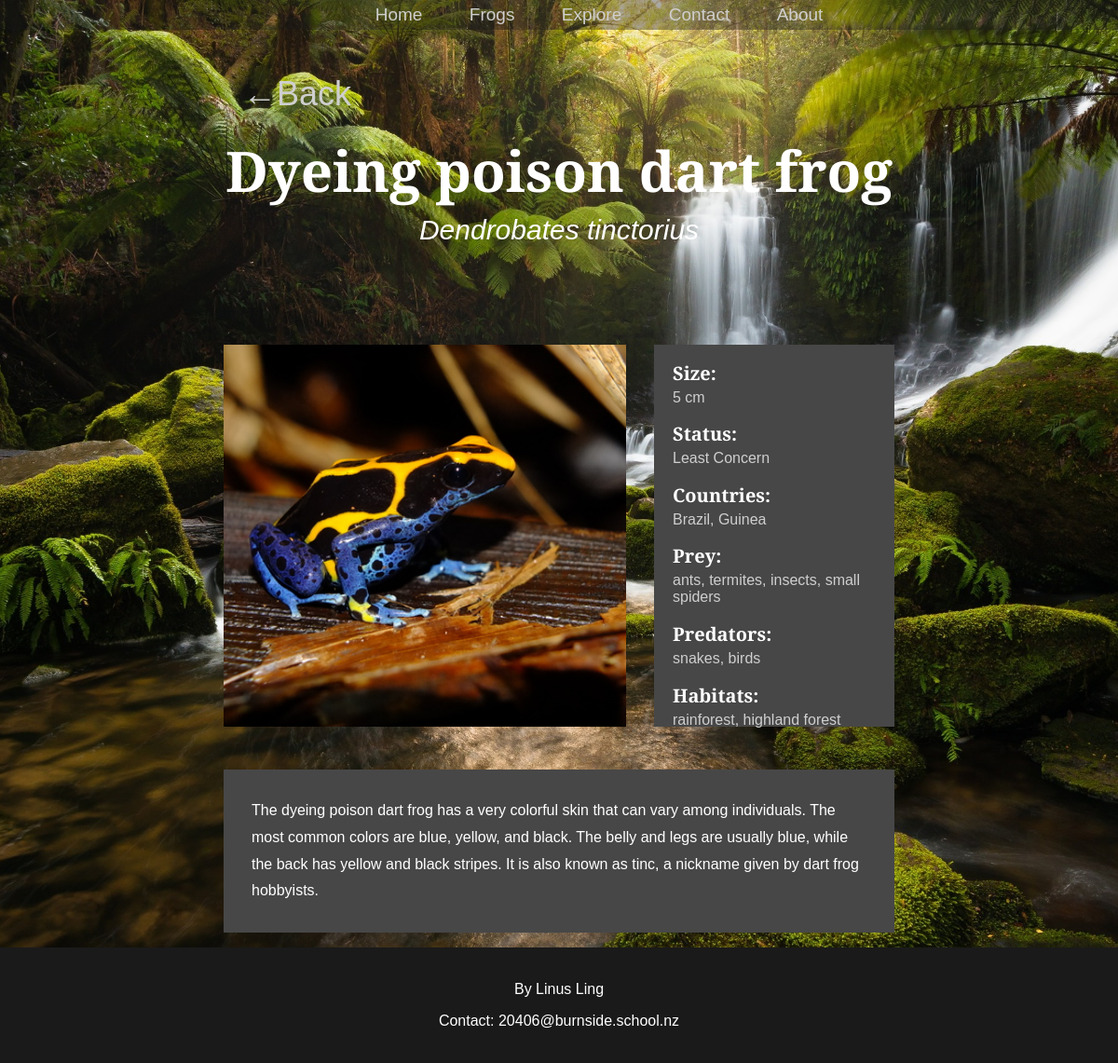
/frog/33, run on the app's committed database.
### tables this page shows
CREATE TABLE frogs (id INTEGER PRIMARY KEY AUTOINCREMENT, name VARCHAR, image TEXT, description TEXT, scientific_name VARCHAR, min_size NUMERIC, max_size NUMERIC, status INTEGER REFERENCES statuses (id));

CREATE TABLE statuses (id INTEGER PRIMARY KEY AUTOINCREMENT, name VARCHAR);

CREATE TABLE country (id INTEGER PRIMARY KEY AUTOINCREMENT, name VARCHAR);

CREATE TABLE prey (id INTEGER PRIMARY KEY AUTOINCREMENT, name VARCHAR);

CREATE TABLE predator (id INTEGER PRIMARY KEY AUTOINCREMENT, name VARCHAR);

CREATE TABLE habitat (id INTEGER PRIMARY KEY AUTOINCREMENT, name VARCHAR);

### routes.py (the view)
@app.route('/frog/<int:id>')
def frog(id):
    try:
        queries = [['SELECT * FROM frogs WHERE id=?', (id,)],
                   ['SELECT * FROM statuses WHERE id IN(SELECT status FROM frogs WHERE id =?)', (id,)],
                   ['SELECT * FROM country WHERE id IN(SELECT cid FROM FrogCountry WHERE fid =?)', (id,)],
                   ['SELECT * FROM prey WHERE id IN(SELECT pid FROM FrogPrey WHERE fid =?)', (id,)],
                   ['SELECT * FROM predator WHERE id IN(SELECT pid FROM FrogPredator WHERE fid =?)', (id,)],
                   ['SELECT * FROM habitat WHERE id IN(SELECT hid FROM FrogHabitat WHERE fid =?)', (id,)]]
        fetchall = [False, False, True, True, True, True, True]
        frog, status, country, prey, predator, habitat = fetch_data(queries, fetchall)
        if frog is None:    # page doesn't exist!
            return render_template("success.html", title="404", status="404", reason="Page not found")
        else:
            return render_template("frog.html",
                                   frog=frog, status=status,
                                   country=country, prey=prey,
                                   predator=predator, habitat=habitat)
    except OverflowError:
        return render_template("success.html", title="404", status="404", reason="Page not found")

### routes.py (called while the page is built)
def fetch_data(queries: list, fetchall: list):
    conn = sqlite3.connect('frog.db')
    cur = conn.cursor()
    results = []
    for index, query in enumerate(queries):
        try:
            cur.execute(query[0], query[1])
        except IndexError:
            cur.execute(query[0])
        if fetchall[index] is True:
            result = cur.fetchall()
        else:
            result = cur.fetchone()
        results.append(result)
    conn.close()
    return results

### templates/frog.html
{%extends "layout.html"%}
{%block content%}
<div class = "back_button" id = "frog_back">
    <a href = "javascript:history.back()"> ←Back</a>
</div>
<div class = "title">
    <h2>{{frog[1]}}</h2>
    <h3>{{frog[4]}}</h3>
</div>
<div class = "info_container">
    <img src = "/{{frog[2]}}" />
    <div class = "info">
        <h2>Size:</h2>
        {%if frog[5] != frog[6] %}
            <p>{{frog[5]}}-{{frog[6]}} cm</p>
        {%else%}
            <p>{{frog[6]}} cm<p>
        {%endif%}
        <h2>Status:</h2>
        <p>{{status[1]}}</p>
        <h2>Countries:</h2>
        <p>
            {%for item in country %}
                {{item[1]}}{{ "," if not loop.last }}
            {%endfor%}
        </p>
        <h2>Prey:</h2>
        <p>
            {%for item in prey %}
                {{item[1]}}{{ "," if not loop.last }}
            {%endfor%}
        </p>
        <h2>Predators:</h2>
        <p>
            {%for item in predator %}
                {{item[1]}}{{ "," if not loop.last }}
            {%endfor%}
        </p>
        <h2>Habitats:</h2>
        <p>
            {%for item in habitat %}
                {{item[1]}}{{ "," if not loop.last }}
            {%endfor%}
        </p>
    </div>
    <p class = "description">{{frog[3]}}</p>
</div>
{%endblock%}

### static/css/style.css (style rules this page uses)
body { margin: 0; min-height: 100vh; font-family: "Cormorant garamond", sans-serif; font-weight: 300; background: url("background.jpg") center/cover fixed no-repeat; color:#ffffff; display: flex; flex-direction: column; }
h2 { font-size: 33px; }
a { text-decoration: none; color: #cfcfcf; }
.back_button { position: relative; }
.back_button a { margin-top: 0; margin-left: 9%; padding-top: 20px; font-size: 36px; text-align: left; }
.back_button a::before { content: ''; display: block; height: 3px; background-color: #cfcfcf; margin-left: 9%; position: absolute; bottom:0; width: 0px; transition: all ease-in-out 250ms; }
.info_container { display: flex; flex-wrap: wrap; padding-top: 0px; margin: 0 20%; justify-content: center; gap: 30px; }
.title { text-align: center; padding: 20px 100px 100px 100px; }
.title h2 { padding: 0; margin: 0; font-size: 60px; }
.title h3 { margin: 6px; font-size: 30px; font-style: italic; font-weight: 2; }
.info_container img { object-fit: cover; width: 60%; flex-wrap: 1; height: 410px; }
.info { width: 30%; flex-grow: 1; padding-left: 20px; background-color: #474747; height: 410px; }
.info p { font-size: 16px; padding: 0; margin: 0; color: #cfcfcf; }
.info h2 { font-size: 20px; padding: 0; margin-bottom: 4px; }
.description { font-size: 16px; line-height: 1.8; padding: 30px; flex-basis: auto; background-color: #474747; }
#frog_back { margin-left: 14%; margin-top: 80px; }

### data on the page
frogs: name "Dyeing poison dart frog", scientific_name "Dendrobates tinctorius", max_size "5", description "The dyeing poison dart frog has a very colorful skin that can vary among individuals. The most common colors are blue, yellow, and black. The belly and legs are usually blue, while the back has yellow and black stripes. It is also known as tinc, a nickname given by dart frog hobbyists."
statuses: name "Least Concern"
country: name "Brazil", last ","
country: name "Guinea"
prey: name "ants", last ","
prey: name "termites", last ","
prey: name "insects", last ","
prey: name "small spiders"
predator: name "snakes", last ","
predator: name "birds"
habitat: name "rainforest", last ","
habitat: name "highland forest"
